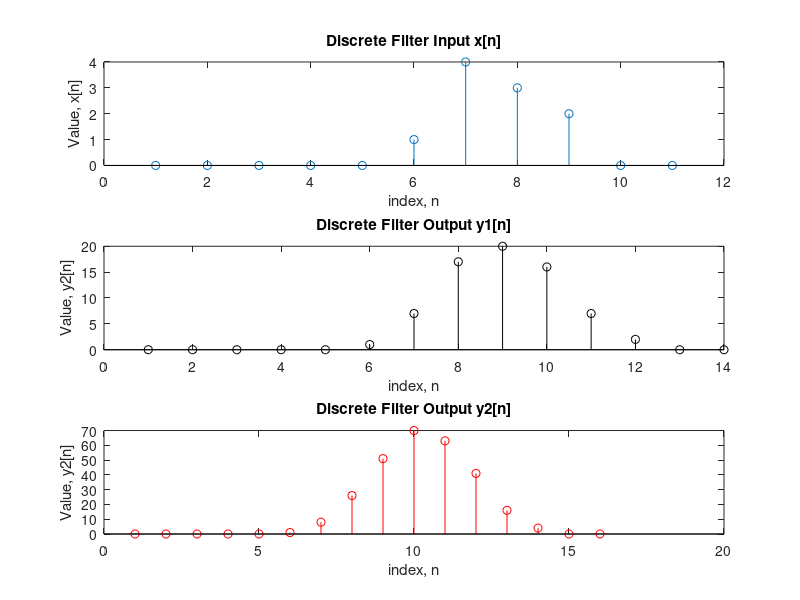

Recreate this plot in MATLAB.
clc;
clear all;
close all;

time = -5 : 1: 5;
impulse = [zeros(1, 5) 1 zeros(1, 5)];
impulse1 = [zeros(1, 6) 1 zeros(1, 4)];
impulse2 = [zeros(1, 7) 1 zeros(1, 3)];
impulse3 = [zeros(1, 8) 1 zeros(1, 2)];
 
h1 = [1 3 2 1];
h2 = [1 1 2];
input = impulse + 4*impulse1 + 3*impulse2 + 2*impulse3;
 
output1 = conv(input, h1);
output2 = conv(output1, h2);
 
figure(1);
subplot(3, 1, 1);
stem(input);
title('Discrete Filter Input x[n]'); 
xlabel('index, n');
ylabel('Value, x[n]');
 
subplot(3,1,2);
stem(output1, 'k');
title('Discrete Filter Output y1[n]');
xlabel('index, n');
ylabel('Value, y2[n]');
 
subplot(3,1,3);
stem(output2, 'r');
title('Discrete Filter Output y2[n]');
xlabel('index, n');
ylabel('Value, y2[n]');
